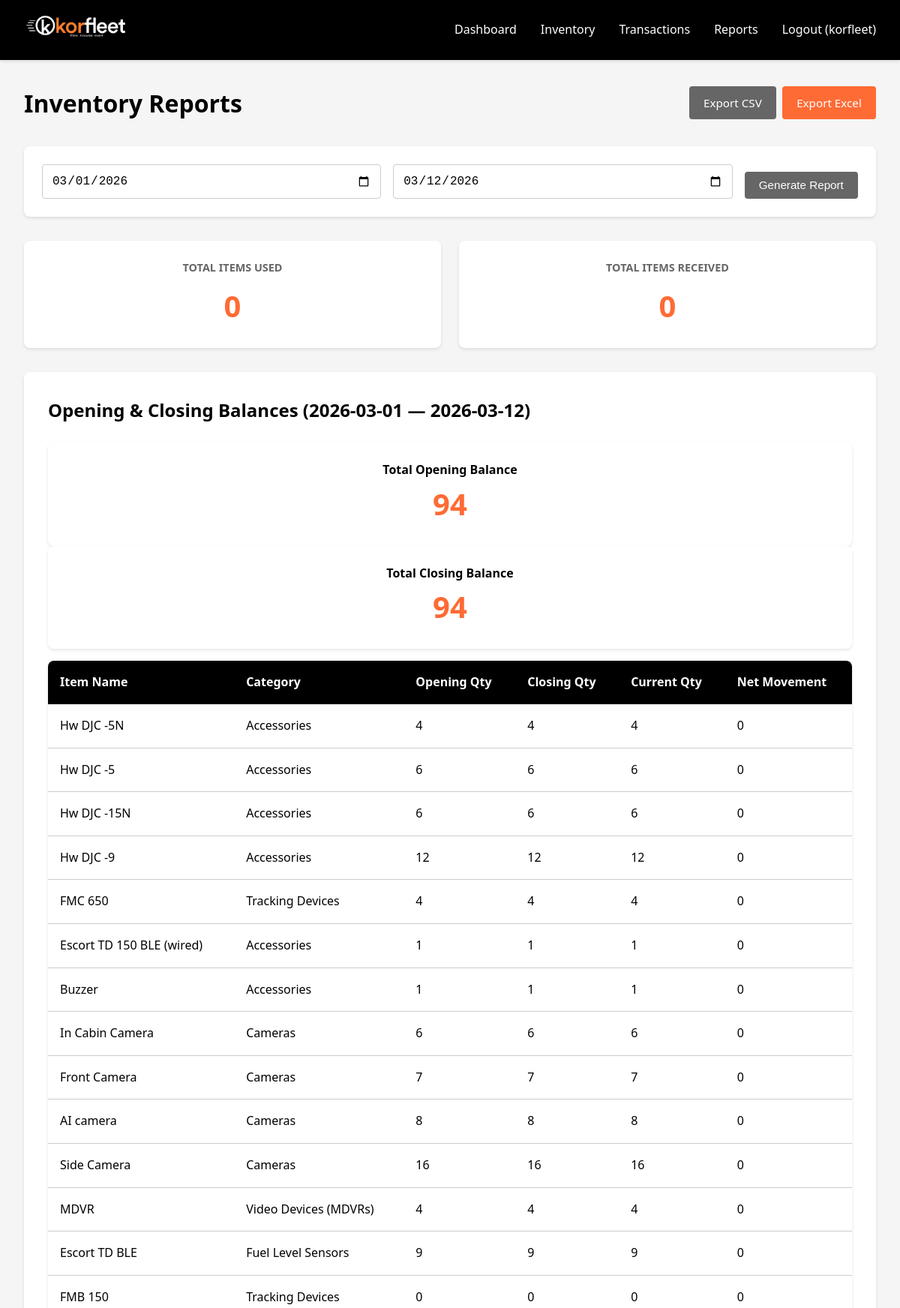
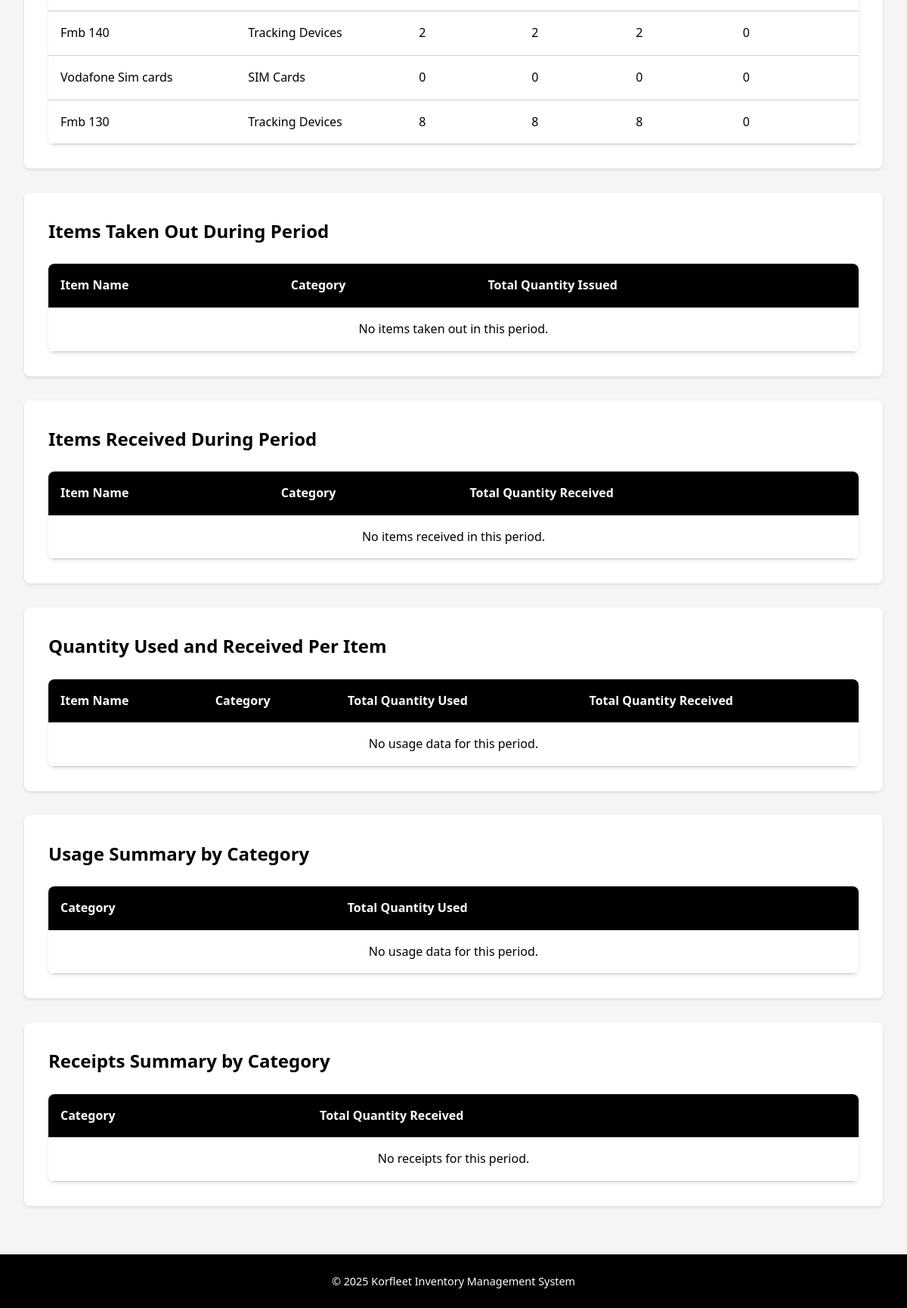
/reports/ (signed in), run on the app's committed database (2 pictures, top to bottom).
### inventory/models.py (models this page shows, shortened)
class InventoryItem(models.Model):
    CATEGORY_CHOICES = [
        ('Video Devices (MDVRs)', 'Video Devices (MDVRs)'),
        ('Fuel Level Sensors', 'Fuel Level Sensors'),
        ('SIM Cards', 'SIM Cards'),
        ('Cameras', 'Cameras'),
        ('Accessories', 'Accessories'),
        ('Flow Meters', 'Flow Meters'),
        ('Tracking Devices', 'Tracking Devices'),
    ]
    name = models.CharField(max_length=200, help_text="Item name (required)")
    category = models.CharField(max_length=50, choices=CATEGORY_CHOICES, help_text="Category (required)")
    quantity = models.IntegerField(default=0, validators=[MinValueValidator(0)])
    date_added = models.DateTimeField(auto_now_add=True)
    created_by = models.ForeignKey(User, on_delete=models.SET_NULL, null=True, related_name='created_items')
    class Meta:
        ordering = ['-date_added']
        verbose_name = "Inventory Item"
        verbose_name_plural = "Inventory Items"
    def report_quantity(self):
        qs = self.serialized_items
        if qs.exists():
            return qs.count()
        return self.quantity

### inventory/views.py (the view, shortened to what this page needs)
# urls.py: path('reports/', views.reports, name='reports'),
@login_required
def reports(request):
    today = timezone.now().date()
    start_date = request.GET.get('start_date', today.replace(day=1).isoformat())
    end_date = request.GET.get('end_date', today.isoformat())
    try:
        start = datetime.strptime(start_date, '%Y-%m-%d').date()
        end = datetime.strptime(end_date, '%Y-%m-%d').date()
    except:
        start = today.replace(day=1)
        end = today
    items_added = InventoryItem.objects.filter(
        date_added__date__gte=start,
        date_added__date__lte=end
    )
    items_taken_out = InventoryTransaction.objects.filter(
        transaction_type='OUT',
        date_taken__date__gte=start,
        date_taken__date__lte=end
    )
    items_increased = InventoryTransaction.objects.filter(
        transaction_type='IN',
        date_taken__date__gte=start,
        date_taken__date__lte=end
    )
    total_used = items_taken_out.aggregate(total=Sum('quantity'))['total'] or 0
    total_increased = items_increased.aggregate(total=Sum('quantity'))['total'] or 0
    items_taken_out_summary = {}
    items_received_summary = {}
    usage_per_item = {}
    usage_by_category = {}
    for transaction in items_taken_out:
        category = transaction.item.category
        usage_by_category[category] = usage_by_category.get(category, 0) + transaction.quantity
    increases_by_category = {}
    for transaction in items_increased:
        category = transaction.item.category
        increases_by_category[category] = increases_by_category.get(category, 0) + transaction.quantity
    transactions_all = InventoryTransaction.objects.select_related('item').all()
    net_since_start = {}   # sum(IN - OUT) for transactions with date >= start
    net_after_end = {}     # sum(IN - OUT) for transactions with date > end
    for t in transactions_all:
        try:
            t_date = t.date_taken.date()
        except Exception:
            t_date = t.date_taken
        sign = t.quantity if t.transaction_type == 'IN' else -t.quantity
        item_id = t.item_id
        if t_date >= start:
            net_since_start[item_id] = net_since_start.get(item_id, 0) + sign
        if t_date > end:
            net_after_end[item_id] = net_after_end.get(item_id, 0) + sign
    item_balances = {}
    total_opening = 0
    total_closing = 0
    for item in InventoryItem.objects.all():
        q_now = item.report_quantity() or 0
        opening = q_now - net_since_start.get(item.id, 0)
        if opening < 0:
            opening = 0
        closing = q_now - net_after_end.get(item.id, 0)
        if closing < 0:
            closing = 0
        item_balances[item.name] = {
            'category': item.category,
            'opening': opening,
            'closing': closing,
            'current': q_now,
            'movement': closing - opening,
        }
        total_opening += opening
        total_closing += closing
    context = {
        'start_date': start_date,
        'end_date': end_date,
        'items_added': items_added,
        'items_taken_out_summary': items_taken_out_summary,
        'items_received_summary': items_received_summary,
        'total_used': total_used,
        'total_increased': total_increased,
        'usage_per_item': usage_per_item,
        'usage_by_category': usage_by_category,
        'increases_by_category': increases_by_category,
        'item_balances': item_balances,
        'total_opening': total_opening,
        'total_closing': total_closing,
    }
    return render(request, 'inventory/reports.html', context)

### templates/inventory/reports.html (shortened to what this page needs)
{% extends 'inventory/base.html' %}
{% block content %}
<div class="page-header">
    <h1>Inventory Reports</h1>
    <div style="display: flex; gap: 0.5rem;">
        <a href="{% url 'inventory:export_report_csv' %}?start_date={{ start_date }}&end_date={{ end_date }}" class="btn btn-secondary">Export CSV</a>
        <a href="{% url 'inventory:export_report_excel' %}?start_date={{ start_date }}&end_date={{ end_date }}" class="btn btn-primary">Export Excel</a>
    </div>
</div>
<div class="filters">
    <form method="get" class="filter-form">
        <input type="date" name="start_date" value="{{ start_date }}" class="form-control" required>
        <input type="date" name="end_date" value="{{ end_date }}" class="form-control" required>
        <button type="submit" class="btn btn-secondary">Generate Report</button>
    </form>
</div>
<div class="report-summary">
    <div class="summary-card">
        <h3>Total Items Used</h3>
        <p class="summary-value">{{ total_used }}</p>
    </div>
    <div class="summary-card">
        <h3>Total Items Received</h3>
        <p class="summary-value">{{ total_increased }}</p>
    </div>
</div>
<div class="report-section">
    <h2>Opening &amp; Closing Balances ({{ start_date }} — {{ end_date }})</h2>
    <div class="summary-card">
        <h4>Total Opening Balance</h4>
        <p class="summary-value">{{ total_opening }}</p>
    </div>
    <div class="summary-card">
        <h4>Total Closing Balance</h4>
        <p class="summary-value">{{ total_closing }}</p>
    </div>
    <div class="table-container" style="margin-top:1rem;">
        <table class="data-table">
            <thead>
                <tr>
                    <th>Item Name</th>
                    <th>Category</th>
                    <th>Opening Qty</th>
                    <th>Closing Qty</th>
                    <th>Current Qty</th>
                    <th>Net Movement</th>
                </tr>
            </thead>
            <tbody>
                {% for item_name, data in item_balances.items %}
                <tr>
                    <td>{{ item_name }}</td>
                    <td>{{ data.category }}</td>
                    <td>{{ data.opening }}</td>
                    <td>{{ data.closing }}</td>
                    <td>{{ data.current }}</td>
                    <td>{{ data.movement }}</td>
                </tr>
                {% empty %}
                <tr>
                    <td colspan="6" class="text-center">No balance data available.</td>
                </tr>
                {% endfor %}
            </tbody>
        </table>
    </div>
</div>
<div class="report-section">
    <h2>Items Taken Out During Period</h2>
    <div class="table-container">
        <table class="data-table">
            <thead>
                <tr>
                    <th>Item Name</th>
                    <th>Category</th>
                    <th>Total Quantity Issued</th>
                </tr>
            </thead>
            <tbody>
                {% for item_name, data in items_taken_out_summary.items %}
                <tr>
                    <td>{{ item_name }}</td>
                    <td>{{ data.category }}</td>
                    <td><strong>{{ data.total_quantity }}</strong></td>
                </tr>
                {% empty %}
                <tr>
                    <td colspan="3" class="text-center">No items taken out in this period.</td>
                </tr>
                {% endfor %}
            </tbody>
        </table>
    </div>
</div>
<div class="report-section">
    <h2>Items Received During Period</h2>
    <div class="table-container">
        <table class="data-table">
            <thead>
                <tr>
                    <th>Item Name</th>
                    <th>Category</th>
                    <th>Total Quantity Received</th>
                </tr>
            </thead>
            <tbody>
                {% for item_name, data in items_received_summary.items %}
                <tr>
                    <td>{{ item_name }}</td>
                    <td>{{ data.category }}</td>
                    <td><strong>{{ data.total_quantity }}</strong></td>
                </tr>
                {% empty %}
                <tr>
                    <td colspan="3" class="text-center">No items received in this period.</td>
                </tr>
                {% endfor %}
            </tbody>
        </table>
    </div>
</div>
<div class="report-section">
    <h2>Quantity Used and Received Per Item</h2>
    <div class="table-container">
        <table class="data-table">
            <thead>
                <tr>
                    <th>Item Name</th>
                    <th>Category</th>
                    <th>Total Quantity Used</th>
                    <th>Total Quantity Received</th>
                </tr>
            </thead>
            <tbody>
                {% for item_name, data in usage_per_item.items %}
                <tr>
                    <td>{{ item_name }}</td>
                    <td>{{ data.category }}</td>
                    <td><strong>{{ data.quantity }}</strong></td>
                    <td><strong>{{ data.increased }}</strong></td>
                </tr>
                {% empty %}
                <tr>
                    <td colspan="4" class="text-center">No usage data for this period.</td>
                </tr>
                {% endfor %}
            </tbody>
        </table>
    </div>
</div>
<div class="report-section">
    <h2>Usage Summary by Category</h2>
    <div class="table-container">
        <table class="data-table">
            <thead>
                <tr>
                    <th>Category</th>
                    <th>Total Quantity Used</th>
                </tr>
            </thead>
            <tbody>
                {% for category, quantity in usage_by_category.items %}
                <tr>
                    <td>{{ category }}</td>
                    <td><strong>{{ quantity }}</strong></td>
                </tr>
                {% empty %}
                <tr>
                    <td colspan="2" class="text-center">No usage data for this period.</td>
                </tr>
                {% endfor %}
            </tbody>
        </table>
    </div>
</div>
<div class="report-section">
    <h2>Receipts Summary by Category</h2>
    <div class="table-container">
        <table class="data-table">
            <thead>
                <tr>
                    <th>Category</th>
                    <th>Total Quantity Received</th>
                </tr>
            </thead>
            <tbody>
                {% for category, quantity in increases_by_category.items %}
                <tr>
                    <td>{{ category }}</td>
                    <td><strong>{{ quantity }}</strong></td>
                </tr>
                {% empty %}
                <tr>
                    <td colspan="2" class="text-center">No receipts for this period.</td>
                </tr>
                {% endfor %}
            </tbody>
        </table>
    </div>
</div>
{% endblock %}

### templates/inventory/base.html (shortened to what this page needs)
<!DOCTYPE html>
<html lang="en">
<head>
    {% load static %}
    <link rel="stylesheet" href="{% static 'css/style.css' %}">
</head>
<body>
    {% if user.is_authenticated %}
    <nav class="navbar">
        <div class="nav-container">
            <div class="nav-brand">
                <a href="{% url 'inventory:dashboard' %}" class="brand-link">
                    <img src="{% static 'Images/korfleet-logo.jpg' %}" alt="Korfleet Logo" style="height:40px;">
                </a>
            </div>
            <ul class="nav-menu">
                <li><a href="{% url 'inventory:dashboard' %}">Dashboard</a></li>
                <li><a href="{% url 'inventory:inventory_list' %}">Inventory</a></li>
                <li><a href="{% url 'inventory:transactions' %}">Transactions</a></li>
                <li><a href="{% url 'inventory:reports' %}">Reports</a></li>
                <li><a href="{% url 'inventory:logout' %}">Logout ({{ user.username }})</a></li>
            </ul>
        </div>
    </nav>
    {% endif %}
    <main class="main-content">
        {% block content %}
        {% endblock %}
    </main>
    <footer class="footer">
        <p>&copy; 2025 Korfleet Inventory Management System</p>
    </footer>
</body>
</html>

### static/css/style.css (style rules this page uses)
:root { --primary-orange: #FF6B35; --dark-orange: #E55A2B; --light-orange: #FF8C42; --white: #FFFFFF; --black: #000000; --gray-light: #F5F5F5; --gray-medium: #CCCCCC; --gray-dark: #666666; --success: #28A745; --danger: #DC3545; --warning: #FFC107; }
* { margin: 0; padding: 0; box-sizing: border-box; }
body { font-family: 'Segoe UI', Tahoma, Geneva, Verdana, sans-serif; background-color: var(--gray-light); color: var(--black); line-height: 1.6; min-height: 100vh; display: flex; flex-direction: column; }
.navbar { background-color: var(--black); color: var(--white); padding: 1rem 0; box-shadow: 0 2px 4px rgba(0,0,0,0.1); }
.nav-container { max-width: 1200px; margin: 0 auto; padding: 0 2rem; display: flex; justify-content: space-between; align-items: center; }
.nav-menu { display: flex; list-style: none; gap: 2rem; }
.nav-menu a { color: var(--white); text-decoration: none; transition: color 0.3s; }
.main-content { flex: 1; max-width: 1200px; width: 100%; margin: 0 auto; padding: 2rem; }
.btn { display: inline-block; padding: 0.6rem 1.2rem; border: none; border-radius: 4px; text-decoration: none; cursor: pointer; font-size: 0.95rem; transition: all 0.3s; text-align: center; }
.btn-primary { background-color: var(--primary-orange); color: var(--white); }
.btn-secondary { background-color: var(--gray-dark); color: var(--white); }
.form-control { width: 100%; padding: 0.75rem; border: 1px solid var(--gray-medium); border-radius: 4px; font-size: 1rem; transition: border-color 0.3s; }
.table-container { background-color: var(--white); border-radius: 8px; overflow-x: auto; box-shadow: 0 2px 4px rgba(0,0,0,0.1); }
.data-table { width: 100%; border-collapse: collapse; }
.data-table thead { background-color: var(--black); color: var(--white); }
.data-table th { padding: 1rem; text-align: left; font-weight: 600; }
.data-table td { padding: 1rem; border-bottom: 1px solid var(--gray-medium); }
.text-center { text-align: center; }
.page-header { display: flex; justify-content: space-between; align-items: center; margin-bottom: 2rem; }
.page-header h1 { color: var(--black); font-size: 2rem; }
.filters { background-color: var(--white); padding: 1.5rem; border-radius: 8px; margin-bottom: 2rem; box-shadow: 0 2px 4px rgba(0,0,0,0.1); }
.filter-form { display: flex; gap: 1rem; flex-wrap: wrap; align-items: flex-end; }
.filter-form .form-control { flex: 1; min-width: 200px; }
.report-summary { display: grid; grid-template-columns: repeat(auto-fit, minmax(200px, 1fr)); gap: 1.5rem; margin-bottom: 2rem; }
.summary-card { background-color: var(--white); padding: 1.5rem; border-radius: 8px; box-shadow: 0 2px 4px rgba(0,0,0,0.1); text-align: center; }
.summary-card h3 { color: var(--gray-dark); font-size: 0.9rem; margin-bottom: 0.5rem; text-transform: uppercase; }
.summary-value { font-size: 2.5rem; color: var(--primary-orange); font-weight: bold; }
.report-section { background-color: var(--white); padding: 2rem; border-radius: 8px; margin-bottom: 2rem; box-shadow: 0 2px 4px rgba(0,0,0,0.1); }
.report-section h2 { color: var(--black); margin-bottom: 1.5rem; font-size: 1.5rem; }
.footer { background-color: var(--black); color: var(--white); text-align: center; padding: 1.5rem; margin-top: auto; }
.footer p { margin: 0; font-size: 0.9rem; }

### data on the page
InventoryItem: item_balances "Hw DJC -5N", category "Accessories"
InventoryItem: item_balances "Hw DJC -5", category "Accessories"
InventoryItem: item_balances "Hw DJC -15N", category "Accessories"
InventoryItem: item_balances "Hw DJC -9", category "Accessories"
InventoryItem: item_balances "FMC 650", category "Tracking Devices"
InventoryItem: item_balances "Escort TD 150 BLE (wired)", category "Accessories"
InventoryItem: item_balances "Buzzer", category "Accessories"
InventoryItem: item_balances "In Cabin Camera", category "Cameras"
InventoryItem: item_balances "Front Camera", category "Cameras"
InventoryItem: item_balances "AI camera", category "Cameras"
InventoryItem: item_balances "Side Camera", category "Cameras"
InventoryItem: item_balances "MDVR", category "Video Devices (MDVRs)"
InventoryItem: item_balances "Escort TD BLE", category "Fuel Level Sensors"
InventoryItem: item_balances "FMB 150", category "Tracking Devices"
InventoryItem: item_balances "Fmb 140", category "Tracking Devices"
InventoryItem: item_balances "Vodafone Sim cards", category "SIM Cards"
InventoryItem: item_balances "Fmb 130", category "Tracking Devices"

### other printed values
{{ user.username }} "korfleet"
{{ total_used }} "0"
{{ total_increased }} "0"
{{ start_date }} "2026-03-01"
{{ end_date }} "2026-03-12"
{{ total_opening }} "94"
{{ total_closing }} "94"
{{ data.opening }} "4" "6" "6" "12" "4" "1" "1" "6" "7" "8" "16" "4" "9" "0" "2" "0" "8"
{{ data.closing }} "4" "6" "6" "12" "4" "1" "1" "6" "7" "8" "16" "4" "9" "0" "2" "0" "8"
{{ data.current }} "4" "6" "6" "12" "4" "1" "1" "6" "7" "8" "16" "4" "9" "0" "2" "0" "8"
{{ data.movement }} "0" "0" "0" "0" "0" "0" "0" "0" "0" "0" "0" "0" "0" "0" "0" "0" "0"
